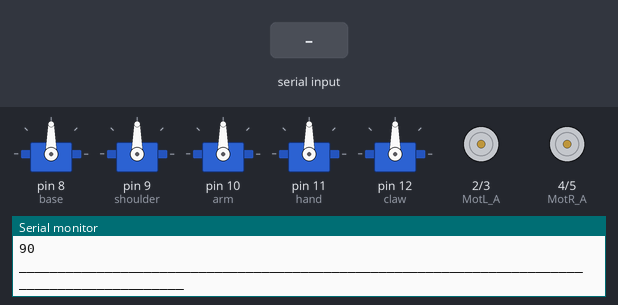
The sketch below on a simulated Arduino Uno, built with avr-gcc and run on an emulated ATmega328P. On the bench: 5 × servo, motor-driver pin pairs drawn as motors (green arrow = first pin HIGH = forward, orange = second pin HIGH = backward, longer = more drive), the last lines printed to the serial monitor. The test bench sets the inputs (shaded band).

Above: at 2.1 s.
2.2 s: "F\n" received over Serial
At 2.7 s:
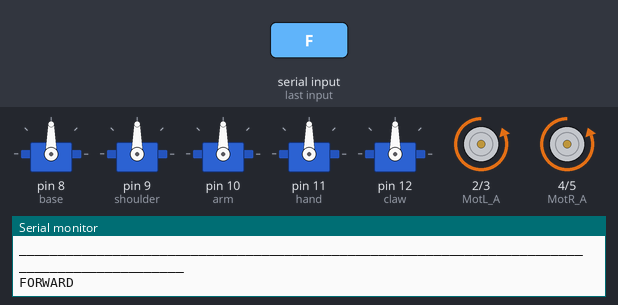
3.7 s: byte 79 ('O') received over Serial
At 4.9 s:
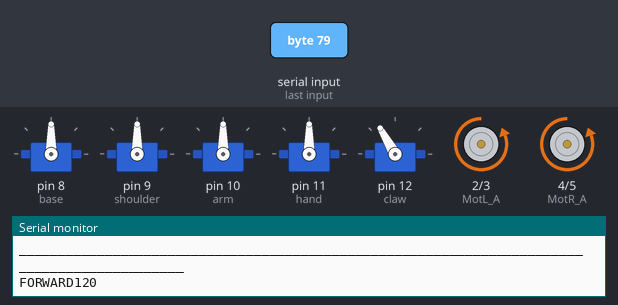
5.2 s: byte 88 ('X') received over Serial
At 6.2 s:
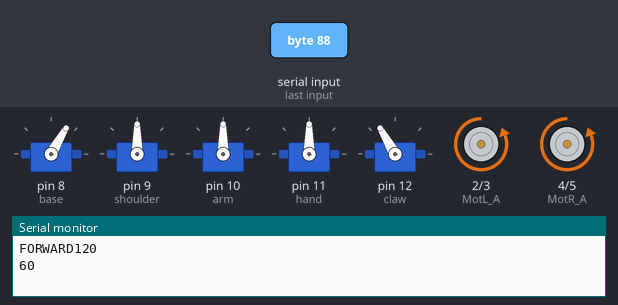
6.7 s: byte 66 ('B') received over Serial
At 7.3 s:
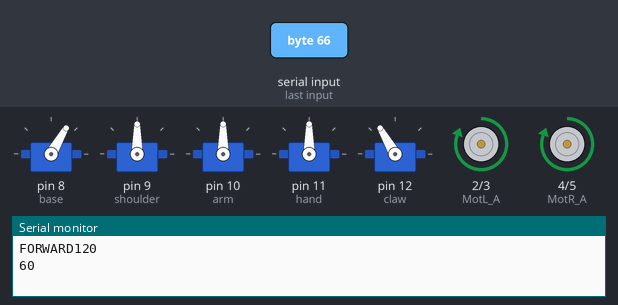
8.2 s: byte 82 ('R') received over Serial
At 8.5 s:
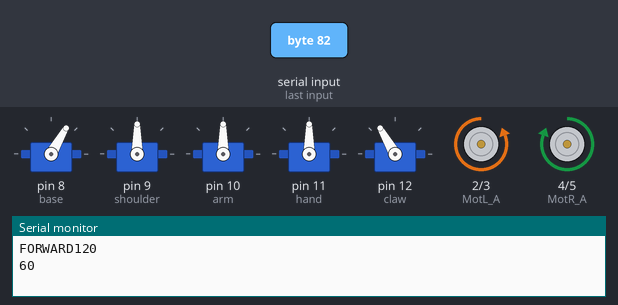
9.7 s: byte 76 ('L') received over Serial
At 10.8 s:
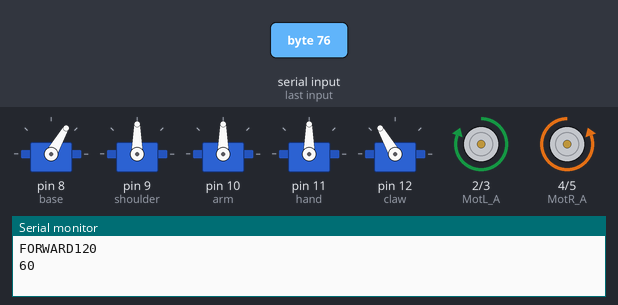
Timing chart, 0 to 12.2 s (numbered marks = the images above; inputs shaded):
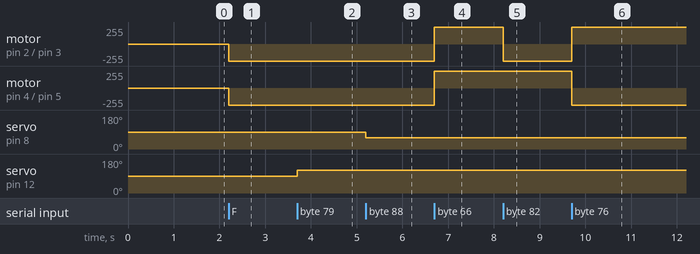

Measured:
- after the input at 2.2 s, motor on pin 2 (MotL_A) / pin 3 (MotL_B), motor on pin 4 (MotR_A) / pin 5 (MotR_B): stopped → backward 255/255 at once
- after the input at 3.7 s, servo on pin 12 (claw): 90° → 120° at once
- after the input at 5.2 s, servo on pin 8 (base): 90° → 60° at once
- after the input at 6.7 s, motor on pin 2 (MotL_A) / pin 3 (MotL_B), motor on pin 4 (MotR_A) / pin 5 (MotR_B): backward 255/255 → forward 255/255 at once
- after the input at 8.2 s, motor on pin 2 (MotL_A) / pin 3 (MotL_B): forward 255/255 → backward 255/255 at once
- after the input at 9.7 s, motor on pin 2 (MotL_A) / pin 3 (MotL_B): backward 255/255 → forward 255/255 at once; motor on pin 4 (MotR_A) / pin 5 (MotR_B): forward 255/255 → backward 255/255 at once

The sketch:

FINAL_RO360_v2.ino
```cpp
#include <Servo.h>

//GLOBAL VARIABLES
  int pos = 90;
  int pos1 = 90;
  int pos2 = 90;
  int pos3 = 90;
  int pos4 = 90;

//RECVICE CHAR STORE
  byte serialdata;

//MOTORS
//LEFT
  const int MotL_A = 2;
  const int MotL_B = 3;
//RIGHT
  const int MotR_A = 4;
  const int MotR_B = 5;

//SERVOS
  Servo base;
  Servo shoulder;
  Servo arm;
  Servo hand;
  Servo claw;


void setup()
{

//SERIAL CHANNEL
  Serial.begin(9600);
  Serial.print("#############################################################################################");
  Serial.print('\n');
  Serial.print("#############################################################################################");
  Serial.print('\n');
  Serial.print("#_______##_______##_______##__###__#####______####_______######______##____####_______#######");
  Serial.print('\n');
  Serial.print("#__###__##__###__##__#######__##_#######__###__###__###__##########__##__######__###__#######");
  Serial.print('\n');
  Serial.print("#_______##__###__##__#######____########___#######__###__######______##______##__###__#######");
  Serial.print('\n');
  Serial.print("#__##_####__###__##__#######__##_#######__###__###__###__##########__##__##__##__###__#######");
  Serial.print('\n');
  Serial.print("#__##___##_______##_______##__###__#####______####_______######______##______##_______#######");
  Serial.print('\n');
  Serial.print("#############################################################################################");
  Serial.print('\n');
  Serial.print("#############################################################################################");
  Serial.print('\n');
  Serial.print("DEFAULT POSITIONS");
  Serial.print('\n');
  Serial.print(pos);
  Serial.print('\n');
  Serial.print(pos1);
  Serial.print('\n');
  Serial.print(pos2);
  Serial.print('\n');
  Serial.print(pos3);
  Serial.print('\n');
  Serial.print("_____________________________________________________________________________________________");
  Serial.print('\n');
//MOTORS PINS
      pinMode(MotL_A, OUTPUT);
      pinMode(MotL_B, OUTPUT);
      pinMode(MotR_A, OUTPUT);
      pinMode(MotR_B, OUTPUT);

//DEFAULT MOTO VALUES
      digitalWrite(MotL_A, LOW);
      digitalWrite(MotL_B, LOW);
      digitalWrite(MotR_A, LOW);
      digitalWrite(MotR_B, LOW);

//SERVO PINS
      base.attach(8);
      shoulder.attach(9);
      arm.attach(10);
      hand.attach(11);
      claw.attach(12);

//DEFAULT POSITIONS
      base.write(pos);
      shoulder.write(pos1);
      arm.write(pos2);
      hand.write(pos3);
      claw.write(pos4);
}

void loop()
{

  //CHECK INCOMING CHARS
  if(Serial.available())
  {
    char val = (char) Serial.read();


      //MOTOR CASES
      if(val == 'F')
      {
       //FORWARD
       Serial.print("FORWARD");
      digitalWrite(MotL_A, LOW);
      digitalWrite(MotL_B, HIGH);
      digitalWrite(MotR_A, LOW);
      digitalWrite(MotR_B, HIGH);
      }

      else if(val == 'B')
      {
      //BACK
      digitalWrite(MotL_A, HIGH);
      digitalWrite(MotL_B, LOW);
      digitalWrite(MotR_A, HIGH);
      digitalWrite(MotR_B, LOW);
      }

      else if(val == 'R')
      {
      //RIGHT
      digitalWrite(MotL_A, LOW);
      digitalWrite(MotL_B, HIGH);
      digitalWrite(MotR_A, HIGH);
      digitalWrite(MotR_B, LOW);
      }

      else if(val == 'L')
      {
      //LEFT
      digitalWrite(MotL_A, HIGH);
      digitalWrite(MotL_B, LOW);
      digitalWrite(MotR_A, LOW);
      digitalWrite(MotR_B, HIGH);
      }

      else if(val == 'S')
      {
      //STOP
      digitalWrite(MotL_A, LOW);
      digitalWrite(MotL_B, LOW);
      digitalWrite(MotR_A, LOW);
      digitalWrite(MotR_B, LOW);
      }

      //SERVO CASES
      else if(val == 'O')
      {
      // CLAW OPEN
      pos4 = pos4+30;
      Serial.print(pos4);
      Serial.print('\n');
      claw.write(pos4);
      }

      else if(val == 'C')
      {
      // CLAW CLOSE
      pos4 = pos4-30;
      Serial.print(pos4);
      Serial.print('\n');
      claw.write(pos4);
      }

      //SERVO CASES
      else if(val == 'Z')
      {
      //BASE CW
      pos = pos+30;
      Serial.print(pos);
      Serial.print('\n');
      base.write(pos);
      }

      else if(val == 'X')
      {
      //BASE ACW
      pos = pos-30;
      Serial.print(pos);
      Serial.print('\n');
      base.write(pos);
      }

      else if(val == 'U')
      {
      //SHOULDER UP
      pos1 = pos1+30;
      Serial.print(pos1);
      Serial.print('\n');
      shoulder.write(pos1);
      }

      else if(val == 'V')
      {
      //SHOULDER DOWN
      pos1 = pos1-30;
      Serial.print(pos1);
      Serial.print('\n');
      shoulder.write(pos1);
      }

      else if(val == 'N')
      {
      //ARM UP
      pos2 = pos2+30;
      Serial.print(pos2);
      Serial.print('\n');
      arm.write(pos2);
      }

      else if(val == 'M')
      {
      //ARM DOWN
      pos2 = pos2-30;
      Serial.print(pos2);
      Serial.print('\n');
      arm.write(pos2);
      }

      else if(val == 'P')
      {
      //HAND UP
      pos3 = pos3+30;
      Serial.print(pos3);
      Serial.print('\n');
      hand.write(pos3);
      }

      else if(val == 'Q')
      {
      //HAND DOWN
      pos3 = pos3-30;
      Serial.print(pos3);
      Serial.print('\n');
      hand.write(pos3);
      }

      else if(val == 'D')
      {
        //DEFAULT POS
          pos = 90;
          pos1 = 90;
          pos2 = 90;
          pos3 = 90;
          pos4 = 90;

          base.write(pos);
          shoulder.write(pos1);
          arm.write(pos2);
          hand.write(pos3);
          claw.write(pos4);
      }

   }
}

//THE END
```
